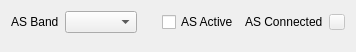
<?xml version="1.0" encoding="UTF-8"?>
<ui version="4.0">
 <class>KSTASActiveFrame</class>
 <widget class="MinosPanel" name="KSTASActiveFrame">
  <property name="geometry">
   <rect>
    <x>0</x>
    <y>0</y>
    <width>356</width>
    <height>52</height>
   </rect>
  </property>
  <property name="windowTitle">
   <string>Frame</string>
  </property>
  <layout class="QVBoxLayout" name="verticalLayout">
   <item>
    <layout class="QHBoxLayout" name="horizontalLayout">
     <item>
      <widget class="QLabel" name="label_3">
       <property name="text">
        <string>AS Band</string>
       </property>
      </widget>
     </item>
     <item>
      <widget class="QComboBox" name="asBandCombo"/>
     </item>
     <item>
      <spacer name="horizontalSpacer">
       <property name="orientation">
        <enum>Qt::Horizontal</enum>
       </property>
       <property name="sizeHint" stdset="0">
        <size>
         <width>40</width>
         <height>20</height>
        </size>
       </property>
      </spacer>
     </item>
     <item>
      <widget class="QCheckBox" name="ASActivecb">
       <property name="text">
        <string>AS Active</string>
       </property>
      </widget>
     </item>
     <item>
      <widget class="QLabel" name="label">
       <property name="text">
        <string>AS Connected</string>
       </property>
      </widget>
     </item>
     <item>
      <widget class="QPushButton" name="asStatusIndicator">
       <property name="enabled">
        <bool>false</bool>
       </property>
       <property name="maximumSize">
        <size>
         <width>16</width>
         <height>16</height>
        </size>
       </property>
       <property name="focusPolicy">
        <enum>Qt::NoFocus</enum>
       </property>
       <property name="text">
        <string/>
       </property>
      </widget>
     </item>
    </layout>
   </item>
   <item>
    <spacer name="verticalSpacer">
     <property name="orientation">
      <enum>Qt::Vertical</enum>
     </property>
     <property name="sizeHint" stdset="0">
      <size>
       <width>20</width>
       <height>1</height>
      </size>
     </property>
    </spacer>
   </item>
  </layout>
 </widget>
 <customwidgets>
  <customwidget>
   <class>MinosPanel</class>
   <extends>QFrame</extends>
   <header>minospanel.h</header>
   <container>1</container>
  </customwidget>
 </customwidgets>
 <resources/>
 <connections/>
</ui>
